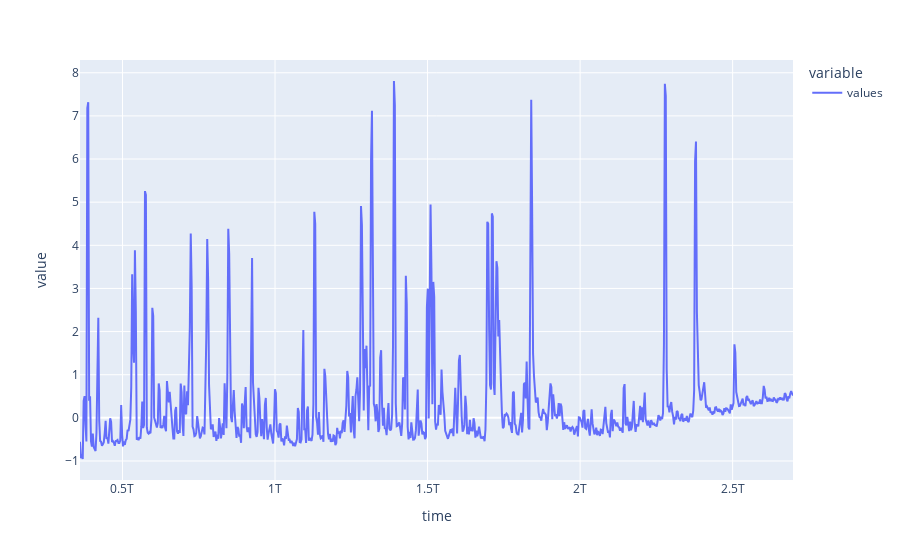

Notebook source saved alongside this figure:
### Markdown cell above
Pour ajuster le premier pic, on utilise `shift`, qui permet de décaler tous les points d'un certain nombre de périodes. <br>
On calcule ce nombre de périodes en faisant la différence de temps entre la valeur de temps voulue et la valeur de temps obtenue pour le premier pic, divisé par la péride d'échantillonage.

### Code cell
print(int((tools.SPIKES_EXPECTED_TIME[0] - tools.SPIKES[0]) * 60 / tools.PERIOD * 1000))
testdf = df.shift(int((tools.SPIKES_EXPECTED_TIME[0] - tools.SPIKES[0])*60 / tools.PERIOD * 1000), fill_value=0) # tout est convertit en seconde, la fonction prend un nb de périodes (donc temps * fréquence)
testdf.plot()

### Figure 1 — Plotly figure (JSON) as saved in the notebook; plotly's stock layout.template omitted (floating-point values rounded to 4 significant figures; data arrays with more than 128 entries replaced by an {"elided": "..."} marker saying what was removed)
{"data": [{"hovertemplate": "variable=values<br>time=%{x}<br>value=%{y}<extra></extra>", "legendgroup": "values", "line": {"color": "#636efa", "dash": "solid"}, "mode": "lines", "name": "values", "orientation": "v", "showlegend": true, "type": "scatter", "x": {"elided": "780 int values"}, "xaxis": "x", "y": {"elided": "780 float values"}, "yaxis": "y"}], "layout": {"legend": {"title": {"text": "variable"}, "tracegroupgap": 0}, "margin": {"t": 60}, "xaxis": {"anchor": "y", "domain": [0, 1], "title": {"text": "time"}}, "yaxis": {"anchor": "x", "domain": [0, 1], "title": {"text": "value"}}}}
